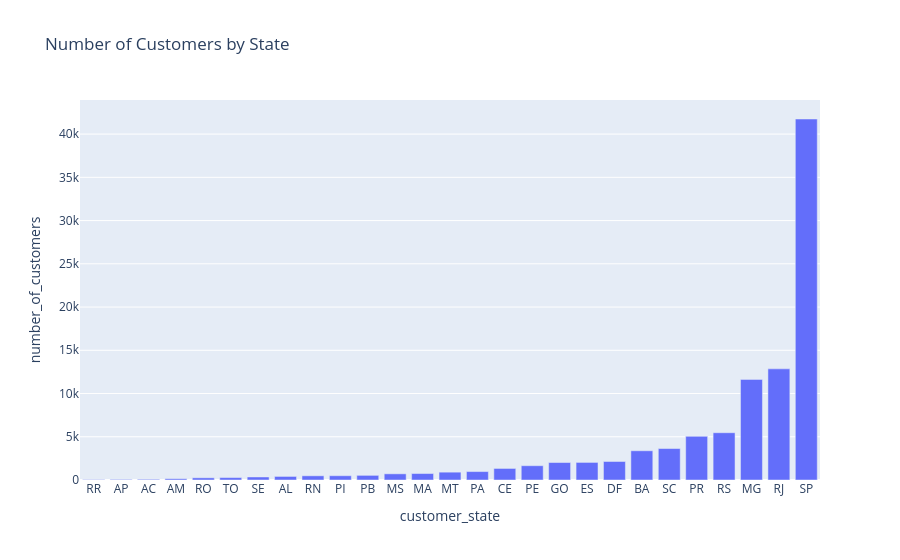

The cell this chart's notebook holds for it:
### Code cell
def plot_bar(x, y, title, x_label, y_label):
    """Plotly bar chart helper. Argument order: x values, y values, title, x label, y label."""
    return px.bar(x=x, y=y, labels={"x": x_label, "y": y_label}, title=title)

customers_state_sorted = state_summary.sort_values("customers", ascending=True)
fig = plot_bar(customers_state_sorted["customer_state"], customers_state_sorted["customers"],
               "Number of Customers by State", "customer_state", "number_of_customers")
fig.show()

### Figure 1 — Plotly figure (JSON) as saved in the notebook; plotly's stock layout.template omitted (floating-point values rounded to 4 significant figures)
{"data": [{"hovertemplate": "customer_state=%{x}<br>number_of_customers=%{y}<extra></extra>", "legendgroup": "", "marker": {"color": "#636efa", "pattern": {"shape": ""}}, "name": "", "orientation": "v", "showlegend": false, "textposition": "auto", "type": "bar", "x": ["RR", "AP", "AC", "AM", "RO", "TO", "SE", "AL", "RN", "PI", "PB", "MS", "MA", "MT", "PA", "CE", "PE", "GO", "ES", "DF", "BA", "SC", "PR", "RS", "MG", "RJ", "SP"], "xaxis": "x", "y": [46, 68, 81, 148, 253, 280, 350, 413, 485, 495, 536, 715, 747, 907, 975, 1336, 1652, 2020, 2033, 2140, 3380, 3637, 5045, 5466, 11635, 12852, 41746], "yaxis": "y"}], "layout": {"barmode": "relative", "legend": {"tracegroupgap": 0}, "title": {"text": "Number of Customers by State"}, "xaxis": {"anchor": "y", "domain": [0, 1], "title": {"text": "customer_state"}}, "yaxis": {"anchor": "x", "domain": [0, 1], "title": {"text": "number_of_customers"}}}}
